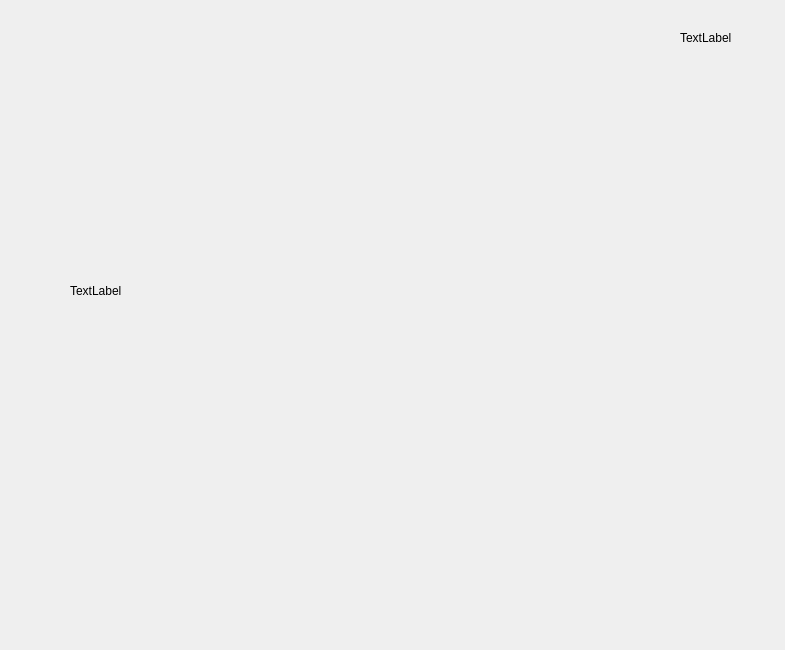
<?xml version="1.0" encoding="UTF-8"?>
<ui version="4.0">
 <class>GameArea</class>
 <widget class="QWidget" name="GameArea">
  <property name="geometry">
   <rect>
    <x>0</x>
    <y>0</y>
    <width>785</width>
    <height>650</height>
   </rect>
  </property>
  <property name="windowTitle">
   <string>Form</string>
  </property>
  <widget class="QLabel" name="label">
   <property name="geometry">
    <rect>
     <x>70</x>
     <y>60</y>
     <width>541</width>
     <height>461</height>
    </rect>
   </property>
   <property name="text">
    <string>TextLabel</string>
   </property>
  </widget>
  <widget class="QLabel" name="label2">
   <property name="geometry">
    <rect>
     <x>680</x>
     <y>30</y>
     <width>57</width>
     <height>15</height>
    </rect>
   </property>
   <property name="text">
    <string>TextLabel</string>
   </property>
  </widget>
 </widget>
 <resources/>
 <connections/>
</ui>
